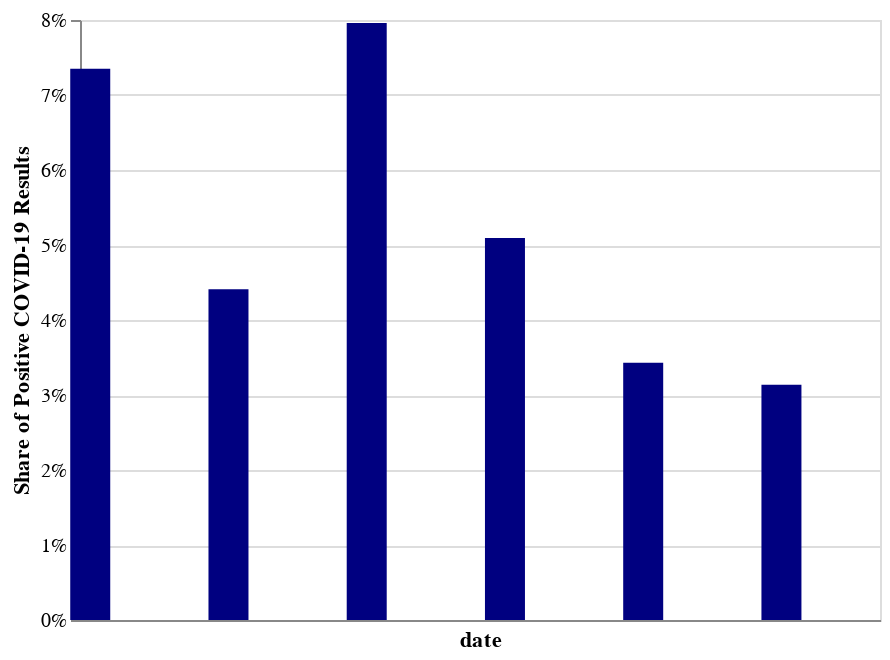
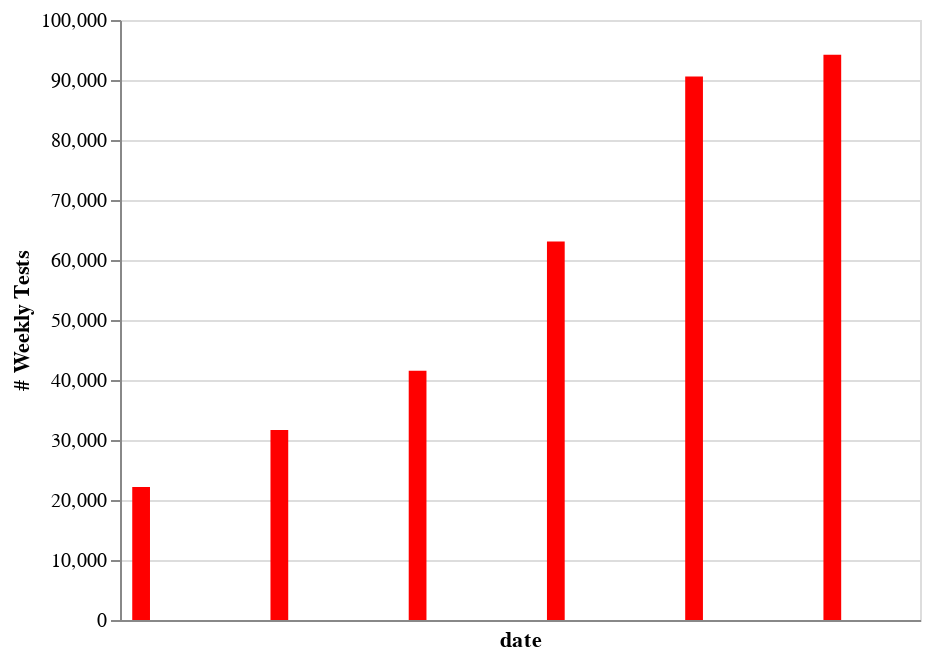

The code cell stored with these charts, in order, in its notebook:
### Code cell
date_min = "3/29/20"
date_max = "5/10/20"
my_values = list(pd.date_range(date_min, date_max, freq='W').astype(int) / 10 ** 6)

positive_bar = (
        alt.Chart(df)
        .mark_bar(color="navy", width=20, baseline="middle")
        .encode(
            x=alt.X(
                "yearmonthdate(start_of_week):Q",
                title="date",
                axis=alt.Axis(format="%-m/%-d/%y", values=my_values)
            ),
            y=alt.Y(
                "pct_positive", 
                title="Share of Positive COVID-19 Results",
                axis=alt.Axis(format="%")
            ),
        ).properties()
    )


tests_bar = (
    alt.Chart(df)
    .mark_bar(color="red", align="center", baseline="middle")
    .encode(
        x=alt.X("yearmonthdate(start_of_week):Q", 
               title="date",
               axis=alt.Axis(format="%-m/%-d/%y", values=my_values)
               ),
        y=alt.Y(
            "weekly_tests", 
            title="# Weekly Tests")
    ).properties()
)

display(positive_bar)
display(tests_bar)

### Figure 1 — Vega-Lite specification as saved in the notebook (floating-point values rounded to 4 significant figures)
{"config": {"view": {"continuousWidth": 400, "continuousHeight": 300}}, "data": {"name": "data-04377e8608422419f4dbb0ab193880b4"}, "mark": {"type": "bar", "baseline": "middle", "color": "navy", "width": 20}, "encoding": {"x": {"type": "quantitative", "axis": {"format": "%-m/%-d/%y", "values": [1585000000000.0, 1586000000000.0, 1587000000000.0, 1587000000000.0, 1588000000000.0, 1588000000000.0, 1589000000000.0]}, "field": "start_of_week", "timeUnit": "yearmonthdate", "title": "date"}, "y": {"type": "quantitative", "axis": {"format": "%"}, "field": "pct_positive", "title": "Share of Positive COVID-19 Results"}}, "$schema": "https://vega.github.io/schema/vega-lite/v4.0.2.json", "datasets": {"data-04377e8608422419f4dbb0ab193880b4": [{"week": "14", "start_of_week": "2020-04-05T00:00:00", "weekly_cases": 1629, "weekly_tests": 22160, "pct_positive": 0.07351}, {"week": "15", "start_of_week": "2020-04-12T00:00:00", "weekly_cases": 1397, "weekly_tests": 31681, "pct_positive": 0.0441}, {"week": "16", "start_of_week": "2020-04-19T00:00:00", "weekly_cases": 3308, "weekly_tests": 41559, "pct_positive": 0.0796}, {"week": "17", "start_of_week": "2020-04-26T00:00:00", "weekly_cases": 3213, "weekly_tests": 63064, "pct_positive": 0.05095}, {"week": "18", "start_of_week": "2020-05-03T00:00:00", "weekly_cases": 3107, "weekly_tests": 90584, "pct_positive": 0.0343}, {"week": "19", "start_of_week": "2020-05-10T00:00:00", "weekly_cases": 2954, "weekly_tests": 94210, "pct_positive": 0.03136}]}}

### Figure 2 — Vega-Lite specification as saved in the notebook (floating-point values rounded to 4 significant figures)
{"config": {"view": {"continuousWidth": 400, "continuousHeight": 300}}, "data": {"name": "data-04377e8608422419f4dbb0ab193880b4"}, "mark": {"type": "bar", "align": "center", "baseline": "middle", "color": "red"}, "encoding": {"x": {"type": "quantitative", "axis": {"format": "%-m/%-d/%y", "values": [1585000000000.0, 1586000000000.0, 1587000000000.0, 1587000000000.0, 1588000000000.0, 1588000000000.0, 1589000000000.0]}, "field": "start_of_week", "timeUnit": "yearmonthdate", "title": "date"}, "y": {"type": "quantitative", "field": "weekly_tests", "title": "# Weekly Tests"}}, "$schema": "https://vega.github.io/schema/vega-lite/v4.0.2.json", "datasets": {"data-04377e8608422419f4dbb0ab193880b4": [{"week": "14", "start_of_week": "2020-04-05T00:00:00", "weekly_cases": 1629, "weekly_tests": 22160, "pct_positive": 0.07351}, {"week": "15", "start_of_week": "2020-04-12T00:00:00", "weekly_cases": 1397, "weekly_tests": 31681, "pct_positive": 0.0441}, {"week": "16", "start_of_week": "2020-04-19T00:00:00", "weekly_cases": 3308, "weekly_tests": 41559, "pct_positive": 0.0796}, {"week": "17", "start_of_week": "2020-04-26T00:00:00", "weekly_cases": 3213, "weekly_tests": 63064, "pct_positive": 0.05095}, {"week": "18", "start_of_week": "2020-05-03T00:00:00", "weekly_cases": 3107, "weekly_tests": 90584, "pct_positive": 0.0343}, {"week": "19", "start_of_week": "2020-05-10T00:00:00", "weekly_cases": 2954, "weekly_tests": 94210, "pct_positive": 0.03136}]}}
